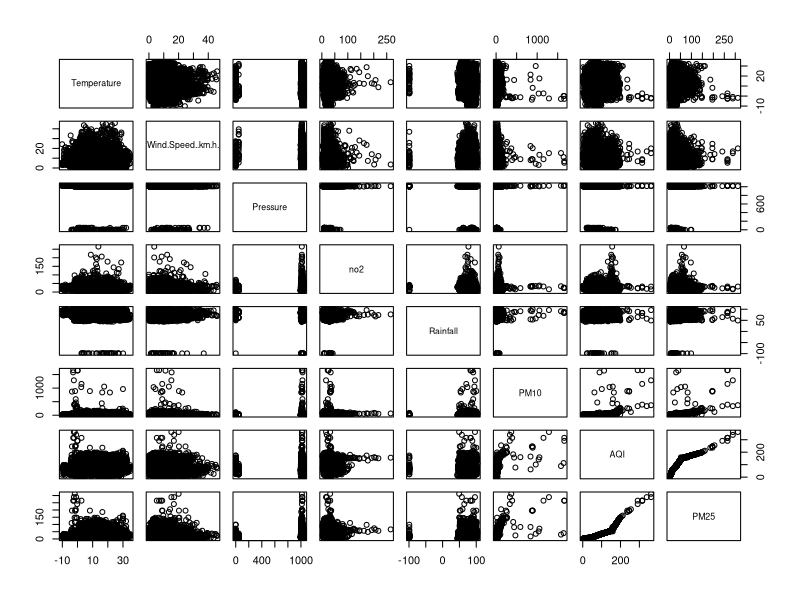

This chart was generated by the following R code:
library(tidyverse)
library(psych)
library(Hmisc)
library(caret)
library(MLmetrics)

air <-read_csv("data.csv")

set.seed(1234)
ind <- sample(2, nrow(air), replace = T, prob = c(.7, .3))
train <- air[ind == 1, ]
test <- air[ind == 2, ]

# Correlation
air %>%
  cor() %>%
  round(2)

cor.test(air$AQI, air$PM25)
#Correlation matrix
air %>%
  as.matrix() %>%
  rcorr()

air <- air %>%
  as.tibble() %>%
  print()
#Scatter plot
air %>%
  plot()

# model 1
lm(PM25 ~ AQI, data = train) %>% abline()
fit <- lm(AQI ~PM25, data = train)
ypred <- predict(fit, newdata = test)
RMSE(ypred, test$AQI )

fit
summary(fit)
confint(fit)
predict(fit)
predict(fit, interval = "prediction")
lm.influence(fit)
influence.measures(fit)

#Model 2
fit1 <- lm(PM25 ~ ., data = air)

summary(fit1)
confint(fit1)
predict(fit1)
ypred <- predict(fit1, newdata = test)
RMSE(ypred, test$PM25)
